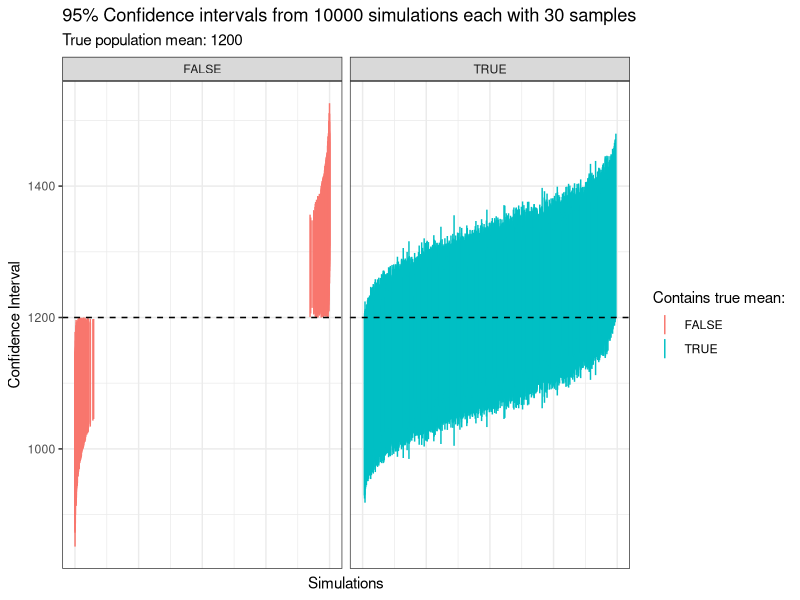
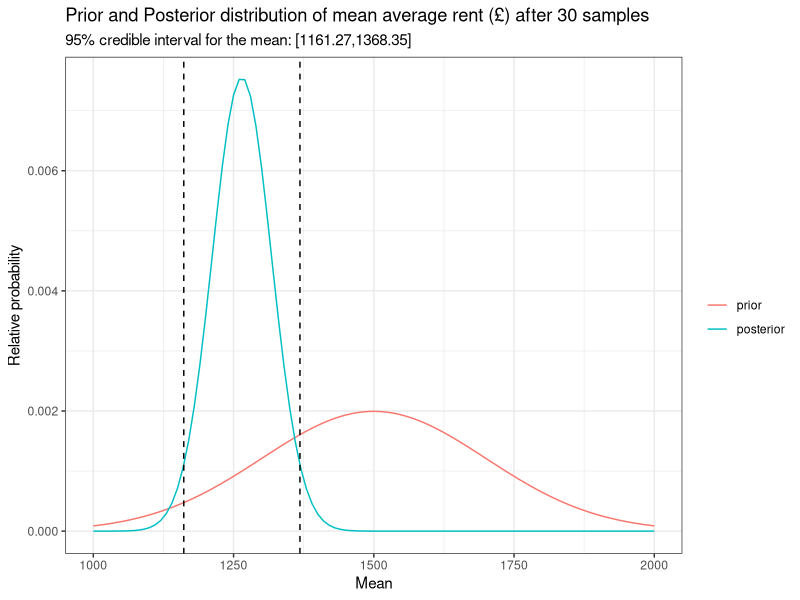
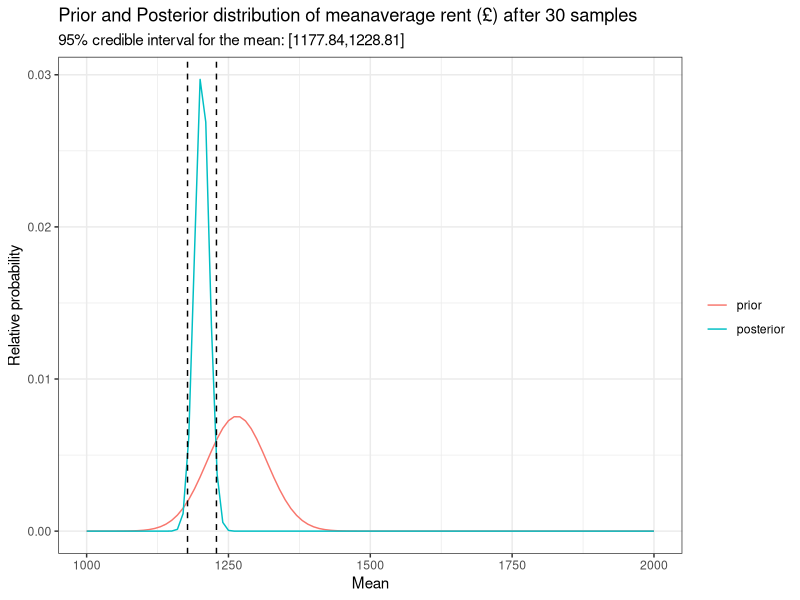

Here is the R script that generated these plots, in order:
## ---- chunk 1
library(data.table)
library(ggplot2)

knitr::opts_chunk$set(collapse = TRUE, echo = TRUE)
## ---- chunk 2
# Set the true mean and standard deviation
mu <- 1200 # That's £1200 a month
sd <- 300   # With a standard deviation of 300
n <- 30    # We manage to sample 30 people in London
set.seed(23)
# We simulate collecting this sample
sample <- rnorm(n=n, mean=mu, sd=sd)
# We identify the sample mean (which will differ from the true mean)
sample_mean <- mean(sample)
sample_sd <- sd(sample)

# We can then calculate the confidence interval by subtracting and adding
# this error term to the sample mean respectively
error <- qt(1 - (0.05/2), df=n-1)*sample_sd/sqrt(n)
cat(
    paste0(
        "The sample mean is: ", round(sample_mean, 2),
        "\nThe 95% CI is: [", round(sample_mean - error ,2), ",",
        round(sample_mean + error, 2), "]"
    )
)
## ---- chunk 3
# Let's run the simulation of sampling of 30 people 10000 times
n_simulations <- 10000
# For each simulation we record the confidence interval
ci_lower <- numeric(n_simulations)
ci_upper <- numeric(n_simulations)
means <- numeric(n_simulations)
set.seed(23)
for(sim in seq(n_simulations)){
    # Run the simulation
    x <- rnorm(n=n, mean=mu, sd=sd)
    # Calculate the error term
    means[sim] <- mean(x)
    sample_sd <- sd(x)
    error <- qt(1 - (0.05/2), df=n-1)*sample_sd/sqrt(n)
    # Save the confidence intervals
    ci_lower[sim] <- means[sim] - error
    ci_upper[sim] <- means[sim] + error
}
# Group them together and order by the lower interval
simulations <- data.table(
    mean = means, ci_lower = ci_lower, ci_upper = ci_upper
)
simulations <- simulations[order(means)]
simulations$row_num <- 1:n_simulations

# Identify for each simulation if the CI contains the true mean
simulations[, contains_true_mean := ((ci_lower <= mu) & ( ci_upper >= mu))]

# Plot intervals
ggplot(simulations) +
    geom_linerange(
        aes(x=row_num, ymin=ci_lower, ymax=ci_upper, col=contains_true_mean)
    ) +
    geom_hline(yintercept=mu, linetype="dashed") +
    theme_bw() +
    labs(
        x="Simulations",
        y="Confidence Interval",
        col="Contains true mean:",
        title=paste0(
            "95% Confidence intervals from ", n_simulations,
            " simulations each with ", n, " samples"
        ),
        subtitle=paste0("True population mean: ", mu)
    ) +
    facet_grid(~contains_true_mean) +
    theme(axis.text.x=element_blank(), axis.ticks.x=element_blank())
## ---- chunk 4
# Let's set up a range of parameter values. We say we want to know likelihood
# values for parameters (mean monthly rent) between £1000 and £2000 in steps of
# £10
param_vals <- seq(1000, 2000, 10)
# We firstly set up our prior
prior_mu <- 1500 # We assume a mean of £1500 per month
prior_sd <- 200  # But we don't know very strongly that that is the case
# NOTE: this standard deviation shows our certainty around the value of the
# mean, it does not express our belief about how the actual population mean
# deviates. For example if we set this value to 0 that means we believe that
# 1500 is the true value, and there is zero probability of any other value
# being true.

# We get the prior probability of each parameter value
prior_probabilities <- dnorm(param_vals, mean=prior_mu, sd=prior_sd)

# Let's use our same 30 person sample as before, the variable was called
# "sample"

# Now using the prior and our data we can construct a posterior distribution
# using our normal conjugate prior and the following formulae:
# https://en.wikipedia.org/wiki/Conjugate_prior#Table_of_conjugate_distributions
posterior_mu <- ((prior_mu/(prior_sd^2)) + (sum(sample)/(sd^2)))/
                ((1/prior_sd^2) + (n/(sd^2)))
posterior_sigma <- 1/((1/(prior_sd^2)) + (n/(sd^2)))
posterior_probabilities <- dnorm(
    param_vals, mean=posterior_mu, sd=sqrt(posterior_sigma)
)

# Now combine all 3 together
bayesian_update <- data.table(
    vals = param_vals,
    prior = prior_probabilities,
    posterior = posterior_probabilities
)

# Calculate the 95% credible interval
ci_lower <- qnorm(0.05/2, mean=posterior_mu, sd=sqrt(posterior_sigma))
ci_upper <- qnorm(1-(0.05/2), mean=posterior_mu, sd=sqrt(posterior_sigma))

ggplot(melt(bayesian_update, id="vals"), aes(x=vals, y=value, col=variable)) +
    geom_line() +
    geom_vline(xintercept = ci_lower, linetype="dashed") +
    geom_vline(xintercept = ci_upper, linetype="dashed") +
    theme_bw() +
    labs(
        x="Mean",
        y="Relative probability",
        col="",
        title=paste0(
            "Prior and Posterior distribution of mean average rent (£) after ",
            n, " samples"
        ),
        subtitle=paste0(
            "95% credible interval for the mean: [",
            round(ci_lower, 2), ",", round(ci_upper, 2), "]"
        )
    )
## ---- chunk 5
# Let's sample 500 more people
n2 <- 500
new_sample <- rnorm(n=n2, mean=mu, sd=sd)

# We turn our posterior into a prior
prior_mu <- posterior_mu
prior_sd <- sqrt(posterior_sigma)
prior_probabilities <- dnorm(param_vals, mean=prior_mu, sd=prior_sd)

# Now let's do the update again
posterior_mu <- ((prior_mu/(prior_sd^2)) + (sum(new_sample)/(sd^2)))/
                ((1/prior_sd^2) + (n2/(sd^2)))
posterior_sigma <- 1/((1/(prior_sd^2)) + (n2/(sd^2)))
posterior_probabilities <- dnorm(
    param_vals, mean=posterior_mu, sd=sqrt(posterior_sigma)
)

# Now combine all 3 together
bayesian_update2 <- data.table(
    vals = param_vals,
    prior = prior_probabilities,
    posterior = posterior_probabilities
)

# Calculate the 95% credible interval
ci_lower <- qnorm(0.05/2, mean=posterior_mu, sd=sqrt(posterior_sigma))
ci_upper <- qnorm(1-(0.05/2), mean=posterior_mu, sd=sqrt(posterior_sigma))

ggplot(
    melt(bayesian_update2, id="vals"), aes(x=vals, y=value, col=variable)
) +
    geom_line() +
    geom_vline(xintercept = ci_lower, linetype="dashed") +
    geom_vline(xintercept = ci_upper, linetype="dashed") +
    theme_bw() +
    labs(
        x="Mean",
        y="Relative probability",
        col="",
        title=paste0(
            "Prior and Posterior distribution of mean",
            "average rent (£) after ",
            n, " samples"
        ),
        subtitle=paste0(
            "95% credible interval for the mean: [",
            round(ci_lower, 2), ",", round(ci_upper, 2), "]"
        )
    )
